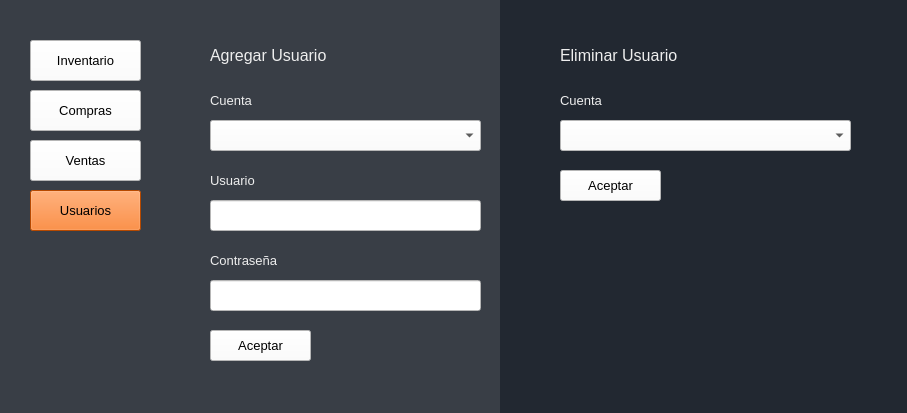
<?xml version="1.0" encoding="UTF-8"?>
<ui version="4.0">
 <class>AdmUsuarios</class>
 <widget class="QMainWindow" name="AdmUsuarios">
  <property name="geometry">
   <rect>
    <x>0</x>
    <y>0</y>
    <width>907</width>
    <height>413</height>
   </rect>
  </property>
  <property name="windowTitle">
   <string>Usuarios</string>
  </property>
  <property name="styleSheet">
   <string notr="true">background-color: rgb(255, 255, 255);</string>
  </property>
  <widget class="QWidget" name="centralwidget">
   <widget class="QPushButton" name="botonInventario">
    <property name="geometry">
     <rect>
      <x>30</x>
      <y>40</y>
      <width>111</width>
      <height>41</height>
     </rect>
    </property>
    <property name="font">
     <font>
      <family>Arial</family>
      <pointsize>10</pointsize>
      <weight>50</weight>
      <bold>false</bold>
     </font>
    </property>
    <property name="styleSheet">
     <string notr="true">background-color: rgb(255, 255, 255);</string>
    </property>
    <property name="text">
     <string>Inventario</string>
    </property>
   </widget>
   <widget class="QPushButton" name="botonCompras">
    <property name="geometry">
     <rect>
      <x>30</x>
      <y>90</y>
      <width>111</width>
      <height>41</height>
     </rect>
    </property>
    <property name="font">
     <font>
      <family>Arial</family>
      <pointsize>10</pointsize>
      <weight>50</weight>
      <bold>false</bold>
     </font>
    </property>
    <property name="styleSheet">
     <string notr="true">background-color: rgb(255, 255, 255);</string>
    </property>
    <property name="text">
     <string>Compras</string>
    </property>
   </widget>
   <widget class="QPushButton" name="Usuarios">
    <property name="geometry">
     <rect>
      <x>30</x>
      <y>190</y>
      <width>111</width>
      <height>41</height>
     </rect>
    </property>
    <property name="font">
     <font>
      <family>Arial</family>
      <pointsize>10</pointsize>
      <weight>50</weight>
      <bold>false</bold>
     </font>
    </property>
    <property name="styleSheet">
     <string notr="true">background-color: rgb(255, 102, 0);</string>
    </property>
    <property name="text">
     <string>Usuarios</string>
    </property>
   </widget>
   <widget class="QPushButton" name="botonVentas">
    <property name="geometry">
     <rect>
      <x>30</x>
      <y>140</y>
      <width>111</width>
      <height>41</height>
     </rect>
    </property>
    <property name="font">
     <font>
      <family>Arial</family>
      <pointsize>10</pointsize>
      <weight>50</weight>
      <bold>false</bold>
     </font>
    </property>
    <property name="styleSheet">
     <string notr="true">background-color: rgb(255, 255, 255);</string>
    </property>
    <property name="text">
     <string>Ventas</string>
    </property>
   </widget>
   <widget class="QLabel" name="label">
    <property name="geometry">
     <rect>
      <x>500</x>
      <y>-20</y>
      <width>471</width>
      <height>551</height>
     </rect>
    </property>
    <property name="font">
     <font>
      <family>Eras Bold ITC</family>
      <pointsize>12</pointsize>
      <weight>50</weight>
      <bold>false</bold>
     </font>
    </property>
    <property name="styleSheet">
     <string notr="true">background-color: rgb(34, 40, 49);
color: rgb(238, 238, 238);</string>
    </property>
    <property name="text">
     <string/>
    </property>
   </widget>
   <widget class="QLabel" name="label_6">
    <property name="geometry">
     <rect>
      <x>210</x>
      <y>40</y>
      <width>181</width>
      <height>31</height>
     </rect>
    </property>
    <property name="font">
     <font>
      <family>Arial</family>
      <pointsize>12</pointsize>
     </font>
    </property>
    <property name="layoutDirection">
     <enum>Qt::LeftToRight</enum>
    </property>
    <property name="styleSheet">
     <string notr="true">background-color: rgb(57, 62, 70);
color: rgb(238, 238, 238);</string>
    </property>
    <property name="text">
     <string>&lt;html&gt;&lt;head/&gt;&lt;body&gt;&lt;p&gt;Agregar Usuario&lt;/p&gt;&lt;/body&gt;&lt;/html&gt;</string>
    </property>
   </widget>
   <widget class="QLabel" name="label_7">
    <property name="geometry">
     <rect>
      <x>560</x>
      <y>40</y>
      <width>181</width>
      <height>31</height>
     </rect>
    </property>
    <property name="font">
     <font>
      <family>Arial</family>
      <pointsize>12</pointsize>
     </font>
    </property>
    <property name="layoutDirection">
     <enum>Qt::LeftToRight</enum>
    </property>
    <property name="styleSheet">
     <string notr="true">background-color: rgb(34, 40, 49);
color: rgb(238, 238, 238);</string>
    </property>
    <property name="text">
     <string>&lt;html&gt;&lt;head/&gt;&lt;body&gt;&lt;p&gt;Eliminar Usuario&lt;/p&gt;&lt;/body&gt;&lt;/html&gt;</string>
    </property>
   </widget>
   <widget class="QComboBox" name="comboBoxUsuarios">
    <property name="geometry">
     <rect>
      <x>560</x>
      <y>120</y>
      <width>291</width>
      <height>31</height>
     </rect>
    </property>
    <property name="font">
     <font>
      <family>Arial</family>
      <pointsize>9</pointsize>
     </font>
    </property>
    <property name="styleSheet">
     <string notr="true">background-color: rgb(255, 255, 255);</string>
    </property>
   </widget>
   <widget class="QPushButton" name="botonVentasAceptarE">
    <property name="geometry">
     <rect>
      <x>560</x>
      <y>170</y>
      <width>101</width>
      <height>31</height>
     </rect>
    </property>
    <property name="font">
     <font>
      <family>Arial</family>
      <pointsize>10</pointsize>
      <weight>50</weight>
      <bold>false</bold>
     </font>
    </property>
    <property name="styleSheet">
     <string notr="true">background-color: rgb(255, 255, 255);</string>
    </property>
    <property name="text">
     <string>Aceptar</string>
    </property>
   </widget>
   <widget class="QLineEdit" name="lineEditUsuario">
    <property name="geometry">
     <rect>
      <x>210</x>
      <y>200</y>
      <width>271</width>
      <height>31</height>
     </rect>
    </property>
    <property name="font">
     <font>
      <family>Arial</family>
      <pointsize>9</pointsize>
     </font>
    </property>
    <property name="styleSheet">
     <string notr="true">background-color: rgb(255, 255, 255);</string>
    </property>
    <property name="text">
     <string/>
    </property>
   </widget>
   <widget class="QLineEdit" name="lineEditContrasena">
    <property name="geometry">
     <rect>
      <x>210</x>
      <y>280</y>
      <width>271</width>
      <height>31</height>
     </rect>
    </property>
    <property name="font">
     <font>
      <family>Arial</family>
      <pointsize>9</pointsize>
     </font>
    </property>
    <property name="styleSheet">
     <string notr="true">background-color: rgb(255, 255, 255);</string>
    </property>
    <property name="text">
     <string/>
    </property>
   </widget>
   <widget class="QLabel" name="label_8">
    <property name="geometry">
     <rect>
      <x>210</x>
      <y>170</y>
      <width>81</width>
      <height>21</height>
     </rect>
    </property>
    <property name="font">
     <font>
      <family>Arial</family>
      <pointsize>10</pointsize>
      <weight>50</weight>
      <bold>false</bold>
     </font>
    </property>
    <property name="styleSheet">
     <string notr="true">color: rgb(238, 238, 238);
background-color: rgb(57, 62, 70);</string>
    </property>
    <property name="text">
     <string>Usuario</string>
    </property>
   </widget>
   <widget class="QLabel" name="label_9">
    <property name="geometry">
     <rect>
      <x>210</x>
      <y>250</y>
      <width>111</width>
      <height>21</height>
     </rect>
    </property>
    <property name="font">
     <font>
      <family>Arial</family>
      <pointsize>10</pointsize>
      <weight>50</weight>
      <bold>false</bold>
     </font>
    </property>
    <property name="styleSheet">
     <string notr="true">color: rgb(238, 238, 238);
background-color: rgb(57, 62, 70);</string>
    </property>
    <property name="text">
     <string>Contraseña</string>
    </property>
   </widget>
   <widget class="QPushButton" name="botonVentasAceptarA">
    <property name="geometry">
     <rect>
      <x>210</x>
      <y>330</y>
      <width>101</width>
      <height>31</height>
     </rect>
    </property>
    <property name="font">
     <font>
      <family>Arial</family>
      <pointsize>10</pointsize>
      <weight>50</weight>
      <bold>false</bold>
     </font>
    </property>
    <property name="styleSheet">
     <string notr="true">background-color: rgb(255, 255, 255);</string>
    </property>
    <property name="text">
     <string>Aceptar</string>
    </property>
   </widget>
   <widget class="QLabel" name="label_10">
    <property name="geometry">
     <rect>
      <x>210</x>
      <y>90</y>
      <width>81</width>
      <height>21</height>
     </rect>
    </property>
    <property name="font">
     <font>
      <family>Arial</family>
      <pointsize>10</pointsize>
      <weight>50</weight>
      <bold>false</bold>
     </font>
    </property>
    <property name="styleSheet">
     <string notr="true">color: rgb(238, 238, 238);
background-color: rgb(57, 62, 70);</string>
    </property>
    <property name="text">
     <string>Cuenta</string>
    </property>
   </widget>
   <widget class="QComboBox" name="comboBoxTipoCuenta">
    <property name="geometry">
     <rect>
      <x>210</x>
      <y>120</y>
      <width>271</width>
      <height>31</height>
     </rect>
    </property>
    <property name="font">
     <font>
      <family>Arial</family>
      <pointsize>9</pointsize>
     </font>
    </property>
    <property name="styleSheet">
     <string notr="true">background-color: rgb(255, 255, 255);</string>
    </property>
   </widget>
   <widget class="QLabel" name="label_11">
    <property name="geometry">
     <rect>
      <x>560</x>
      <y>90</y>
      <width>81</width>
      <height>21</height>
     </rect>
    </property>
    <property name="font">
     <font>
      <family>Arial</family>
      <pointsize>10</pointsize>
      <weight>50</weight>
      <bold>false</bold>
     </font>
    </property>
    <property name="mouseTracking">
     <bool>false</bool>
    </property>
    <property name="tabletTracking">
     <bool>false</bool>
    </property>
    <property name="acceptDrops">
     <bool>false</bool>
    </property>
    <property name="autoFillBackground">
     <bool>false</bool>
    </property>
    <property name="styleSheet">
     <string notr="true">color: rgb(238, 238, 238);
background-color: rgb(34, 40, 49);</string>
    </property>
    <property name="text">
     <string>Cuenta</string>
    </property>
   </widget>
   <widget class="QLabel" name="label_2">
    <property name="geometry">
     <rect>
      <x>0</x>
      <y>-8</y>
      <width>501</width>
      <height>421</height>
     </rect>
    </property>
    <property name="styleSheet">
     <string notr="true">background-color: rgb(57, 62, 70);</string>
    </property>
    <property name="text">
     <string/>
    </property>
   </widget>
   <zorder>label_2</zorder>
   <zorder>label</zorder>
   <zorder>botonInventario</zorder>
   <zorder>botonCompras</zorder>
   <zorder>Usuarios</zorder>
   <zorder>botonVentas</zorder>
   <zorder>label_6</zorder>
   <zorder>label_7</zorder>
   <zorder>comboBoxUsuarios</zorder>
   <zorder>botonVentasAceptarE</zorder>
   <zorder>lineEditUsuario</zorder>
   <zorder>lineEditContrasena</zorder>
   <zorder>label_8</zorder>
   <zorder>label_9</zorder>
   <zorder>botonVentasAceptarA</zorder>
   <zorder>label_10</zorder>
   <zorder>comboBoxTipoCuenta</zorder>
   <zorder>label_11</zorder>
  </widget>
 </widget>
 <tabstops>
  <tabstop>botonInventario</tabstop>
  <tabstop>botonCompras</tabstop>
  <tabstop>botonVentas</tabstop>
  <tabstop>Usuarios</tabstop>
  <tabstop>comboBoxTipoCuenta</tabstop>
  <tabstop>lineEditUsuario</tabstop>
  <tabstop>lineEditContrasena</tabstop>
  <tabstop>botonVentasAceptarA</tabstop>
  <tabstop>comboBoxUsuarios</tabstop>
  <tabstop>botonVentasAceptarE</tabstop>
 </tabstops>
 <resources/>
 <connections/>
</ui>
